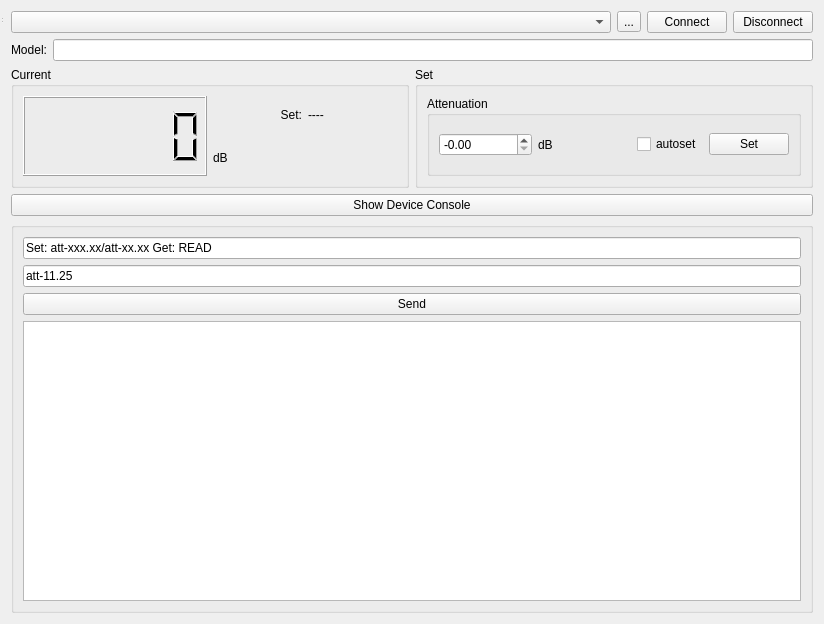
<?xml version="1.0" encoding="UTF-8"?>
<ui version="4.0">
 <class>QtDigitalAttenuator</class>
 <widget class="QWidget" name="QtDigitalAttenuator">
  <property name="geometry">
   <rect>
    <x>0</x>
    <y>0</y>
    <width>824</width>
    <height>624</height>
   </rect>
  </property>
  <property name="sizePolicy">
   <sizepolicy hsizetype="Minimum" vsizetype="Minimum">
    <horstretch>0</horstretch>
    <verstretch>0</verstretch>
   </sizepolicy>
  </property>
  <property name="windowTitle">
   <string>MainWindow</string>
  </property>
  <layout class="QGridLayout" name="gridLayout_6">
   <item row="1" column="0">
    <layout class="QGridLayout" name="gridLayout_18">
     <item row="0" column="1">
      <layout class="QGridLayout" name="gridLayout">
       <property name="sizeConstraint">
        <enum>QLayout::SizeConstraint::SetDefaultConstraint</enum>
       </property>
       <item row="2" column="1">
        <layout class="QGridLayout" name="gridLayout_4">
         <item row="2" column="0">
          <widget class="QGroupBox" name="groupBox">
           <property name="title">
            <string>Current</string>
           </property>
           <layout class="QGridLayout" name="gridLayout_7">
            <item row="0" column="0">
             <layout class="QGridLayout" name="gridLayout_5">
              <item row="0" column="0">
               <widget class="QLCDNumber" name="currentattenuation_lcdNumber">
                <property name="sizePolicy">
                 <sizepolicy hsizetype="Minimum" vsizetype="Maximum">
                  <horstretch>0</horstretch>
                  <verstretch>0</verstretch>
                 </sizepolicy>
                </property>
                <property name="minimumSize">
                 <size>
                  <width>0</width>
                  <height>80</height>
                 </size>
                </property>
                <property name="smallDecimalPoint">
                 <bool>false</bool>
                </property>
                <property name="digitCount">
                 <number>6</number>
                </property>
                <property name="segmentStyle">
                 <enum>QLCDNumber::SegmentStyle::Filled</enum>
                </property>
               </widget>
              </item>
              <item row="0" column="1">
               <layout class="QVBoxLayout" name="verticalLayout">
                <property name="sizeConstraint">
                 <enum>QLayout::SizeConstraint::SetMinimumSize</enum>
                </property>
                <item>
                 <layout class="QHBoxLayout" name="horizontalLayout_4">
                  <item>
                   <widget class="QLabel" name="label_3">
                    <property name="text">
                     <string>Set:</string>
                    </property>
                    <property name="alignment">
                     <set>Qt::AlignmentFlag::AlignRight|Qt::AlignmentFlag::AlignTrailing|Qt::AlignmentFlag::AlignVCenter</set>
                    </property>
                   </widget>
                  </item>
                  <item>
                   <widget class="QLabel" name="statusSet_label">
                    <property name="text">
                     <string>----</string>
                    </property>
                    <property name="alignment">
                     <set>Qt::AlignmentFlag::AlignLeading|Qt::AlignmentFlag::AlignLeft|Qt::AlignmentFlag::AlignVCenter</set>
                    </property>
                   </widget>
                  </item>
                 </layout>
                </item>
                <item>
                 <widget class="QLabel" name="label_2">
                  <property name="sizePolicy">
                   <sizepolicy hsizetype="Minimum" vsizetype="Minimum">
                    <horstretch>0</horstretch>
                    <verstretch>0</verstretch>
                   </sizepolicy>
                  </property>
                  <property name="text">
                   <string>dB</string>
                  </property>
                 </widget>
                </item>
               </layout>
              </item>
             </layout>
            </item>
           </layout>
          </widget>
         </item>
         <item row="0" column="0" colspan="2">
          <layout class="QGridLayout" name="gridLayout_2">
           <item row="0" column="1">
            <widget class="QLineEdit" name="model_lineEdit">
             <property name="readOnly">
              <bool>true</bool>
             </property>
            </widget>
           </item>
           <item row="0" column="0">
            <widget class="QLabel" name="label">
             <property name="text">
              <string>Model:</string>
             </property>
            </widget>
           </item>
          </layout>
         </item>
         <item row="2" column="1">
          <widget class="QGroupBox" name="groupBox_2">
           <property name="sizePolicy">
            <sizepolicy hsizetype="Preferred" vsizetype="Preferred">
             <horstretch>0</horstretch>
             <verstretch>0</verstretch>
            </sizepolicy>
           </property>
           <property name="title">
            <string>Set</string>
           </property>
           <layout class="QGridLayout" name="gridLayout_8">
            <item row="1" column="2">
             <layout class="QGridLayout" name="gridLayout_14">
              <item row="0" column="1">
               <widget class="QGroupBox" name="groupBox_7">
                <property name="title">
                 <string>Attenuation</string>
                </property>
                <layout class="QGridLayout" name="gridLayout_13">
                 <item row="0" column="0">
                  <layout class="QGridLayout" name="gridLayout_15">
                   <item row="1" column="3" rowspan="2">
                    <layout class="QHBoxLayout" name="horizontalLayout_2">
                     <item>
                      <widget class="QCheckBox" name="autoset_checkBox">
                       <property name="text">
                        <string>autoset</string>
                       </property>
                      </widget>
                     </item>
                     <item>
                      <widget class="QPushButton" name="set_pushButton">
                       <property name="text">
                        <string>Set</string>
                       </property>
                      </widget>
                     </item>
                    </layout>
                   </item>
                   <item row="1" column="2" rowspan="2">
                    <widget class="QLabel" name="label_7">
                     <property name="text">
                      <string>dB</string>
                     </property>
                    </widget>
                   </item>
                   <item row="1" column="1" rowspan="2">
                    <widget class="QDoubleSpinBox" name="attenuation_doubleSpinBox">
                     <property name="minimumSize">
                      <size>
                       <width>0</width>
                       <height>0</height>
                      </size>
                     </property>
                     <property name="prefix">
                      <string>-</string>
                     </property>
                     <property name="suffix">
                      <string/>
                     </property>
                     <property name="decimals">
                      <number>2</number>
                     </property>
                     <property name="maximum">
                      <double>200.000000000000000</double>
                     </property>
                     <property name="singleStep">
                      <double>0.250000000000000</double>
                     </property>
                     <property name="stepType">
                      <enum>QAbstractSpinBox::StepType::AdaptiveDecimalStepType</enum>
                     </property>
                    </widget>
                   </item>
                  </layout>
                 </item>
                </layout>
               </widget>
              </item>
             </layout>
            </item>
           </layout>
          </widget>
         </item>
        </layout>
       </item>
       <item row="5" column="1">
        <widget class="QGroupBox" name="deviceConsole_groupBox">
         <property name="title">
          <string/>
         </property>
         <layout class="QGridLayout" name="gridLayout_3">
          <item row="1" column="0">
           <widget class="QLineEdit" name="write_data">
            <property name="text">
             <string>att-11.25</string>
            </property>
           </widget>
          </item>
          <item row="2" column="0">
           <widget class="QPushButton" name="send_pushButton">
            <property name="sizePolicy">
             <sizepolicy hsizetype="Minimum" vsizetype="Maximum">
              <horstretch>0</horstretch>
              <verstretch>0</verstretch>
             </sizepolicy>
            </property>
            <property name="text">
             <string>Send</string>
            </property>
           </widget>
          </item>
          <item row="3" column="0">
           <widget class="QPlainTextEdit" name="data_plainTextEdit">
            <property name="minimumSize">
             <size>
              <width>0</width>
              <height>200</height>
             </size>
            </property>
           </widget>
          </item>
          <item row="0" column="0">
           <widget class="QLineEdit" name="lineEdit">
            <property name="text">
             <string>Set: att-xxx.xx/att-xx.xx Get: READ</string>
            </property>
            <property name="readOnly">
             <bool>true</bool>
            </property>
           </widget>
          </item>
         </layout>
        </widget>
       </item>
       <item row="0" column="1">
        <layout class="QHBoxLayout" name="horizontalLayout">
         <item>
          <widget class="QComboBox" name="device_comboBox">
           <property name="sizePolicy">
            <sizepolicy hsizetype="Expanding" vsizetype="Fixed">
             <horstretch>0</horstretch>
             <verstretch>0</verstretch>
            </sizepolicy>
           </property>
          </widget>
         </item>
         <item>
          <widget class="QToolButton" name="refreshDevices_toolbutton">
           <property name="toolTip">
            <string>Refresh</string>
           </property>
           <property name="text">
            <string>...</string>
           </property>
          </widget>
         </item>
         <item>
          <widget class="QPushButton" name="connect_pushButton">
           <property name="text">
            <string>Connect</string>
           </property>
          </widget>
         </item>
         <item>
          <widget class="QPushButton" name="disconnect_pushButton">
           <property name="text">
            <string>Disconnect</string>
           </property>
          </widget>
         </item>
        </layout>
       </item>
       <item row="4" column="1">
        <widget class="QPushButton" name="deviceConsole_pushButton">
         <property name="text">
          <string>Show Device Console</string>
         </property>
         <property name="checkable">
          <bool>true</bool>
         </property>
        </widget>
       </item>
      </layout>
     </item>
    </layout>
   </item>
  </layout>
  <widget class="QStatusBar" name="statusbar">
   <property name="geometry">
    <rect>
     <x>0</x>
     <y>0</y>
     <width>3</width>
     <height>24</height>
    </rect>
   </property>
  </widget>
 </widget>
 <resources/>
 <connections/>
</ui>
